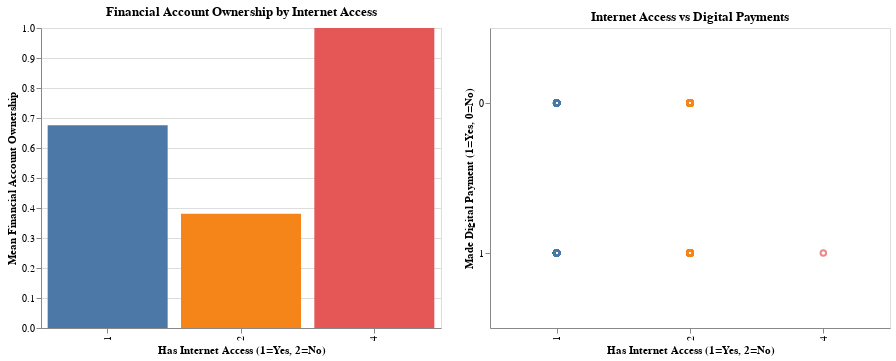

The code cell stored with this chart in its notebook:
### Markdown cell above
These charts strongly support the hypothesis that technological advancements like mobile phone ownership are critical enablers of financial inclusion in Kenya. Mobile phones not only facilitate financial transactions but also increase access to mobile money accounts, a key component of digital financial services.

### Code cell
import altair as alt
import pandas as pd

# Step 1: Upload the file
uploaded = files.upload()

# Step 2: Load the file into a DataFrame
micro_ken = pd.read_csv('final_cleaned_micro_kenya.csv')

# Visualization 3: Bar Chart - Financial Account Ownership by Internet Access
# Use 'micro_ken' instead of 'data' for the chart data source
chart3 = alt.Chart(micro_ken).mark_bar().encode(
    x=alt.X('Has_Internet_Access:N', title='Has Internet Access (1=Yes, 2=No)'),
    y=alt.Y('mean(Has_Financial_Account):Q', title='Mean Financial Account Ownership'),
    color=alt.Color('Has_Internet_Access:N', legend=None)
).properties(
    title='Financial Account Ownership by Internet Access',
    width=400,
    height=300
)

# Visualization 4: Scatter Plot - Internet Access vs Digital Payments
# Use 'micro_ken' instead of 'data' for the chart data source
chart4 = alt.Chart(micro_ken).mark_point().encode(
    x=alt.X('Has_Internet_Access:N', title='Has Internet Access (1=Yes, 2=No)'),
    y=alt.Y('Made_Digital_Payment:N', title='Made Digital Payment (1=Yes, 0=No)'),
    color=alt.Color('Has_Internet_Access:N', legend=None),
    tooltip=['Has_Internet_Access', 'Made_Digital_Payment']
).properties(
    title='Internet Access vs Digital Payments',
    width=400,
    height=300
)

# Display the charts side-by-side
chart3 | chart4

### Figure 1 — Vega-Lite specification as saved in the notebook (floating-point values rounded to 4 significant figures; data arrays with more than 128 entries replaced by an {"elided": "..."} marker saying what was removed)
{"config": {"view": {"continuousWidth": 300, "continuousHeight": 300}}, "hconcat": [{"mark": {"type": "bar"}, "encoding": {"color": {"field": "Has_Internet_Access", "legend": null, "type": "nominal"}, "x": {"field": "Has_Internet_Access", "title": "Has Internet Access (1=Yes, 2=No)", "type": "nominal"}, "y": {"aggregate": "mean", "field": "Has_Financial_Account", "title": "Mean Financial Account Ownership", "type": "quantitative"}}, "height": 300, "title": "Financial Account Ownership by Internet Access", "width": 400}, {"mark": {"type": "point"}, "encoding": {"color": {"field": "Has_Internet_Access", "legend": null, "type": "nominal"}, "tooltip": [{"field": "Has_Internet_Access", "type": "quantitative"}, {"field": "Made_Digital_Payment", "type": "quantitative"}], "x": {"field": "Has_Internet_Access", "title": "Has Internet Access (1=Yes, 2=No)", "type": "nominal"}, "y": {"field": "Made_Digital_Payment", "title": "Made Digital Payment (1=Yes, 0=No)", "type": "nominal"}}, "height": 300, "title": "Internet Access vs Digital Payments", "width": 400}], "data": {"name": "data-196c25033d099158e715d7cf7af9f927"}, "$schema": "https://vega.github.io/schema/vega-lite/v5.20.1.json", "datasets": {"data-196c25033d099158e715d7cf7af9f927": {"elided": "999 records"}}}
